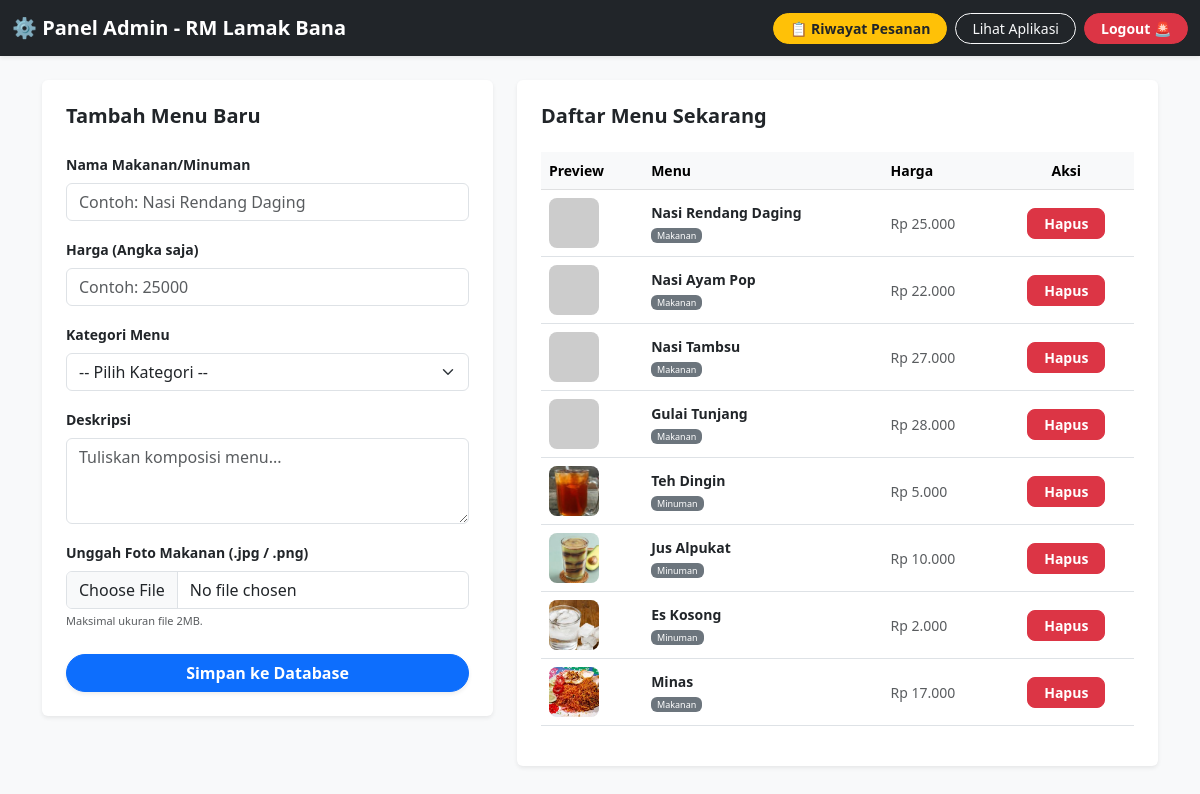
The page /admin.php (signed in) on the database its author committed.
### tables this page shows
CREATE TABLE `menu` (
  `id` int(11) NOT NULL,
  `nama_menu` varchar(100) NOT NULL,
  `harga` int(11) NOT NULL,
  `deskripsi` text NOT NULL,
  `kategori` enum('makanan','minuman') DEFAULT 'makanan',
  `foto` varchar(255) NOT NULL
);

### admin.php (the view, shortened to what this page needs)
<?php
include 'koneksi.php';
$ambil_data = mysqli_query($konek, "SELECT * FROM menu");
?>
<!DOCTYPE html>
<html lang="id">
<head>
    <link href="https://cdn.jsdelivr.net/npm/bootstrap@5.3.0/dist/css/bootstrap.min.css" rel="stylesheet">
</head>
<body class="bg-light">
    <nav class="navbar navbar-dark bg-dark mb-4 shadow-sm">
        <div class="container-fluid">
            <span class="navbar-brand fw-bold">⚙️ Panel Admin - RM Lamak Bana</span>
            <div class="d-flex align-items-center">
                <a href="laporan_pesanan.php" class="btn btn-warning btn-sm rounded-pill px-3 me-2 fw-bold text-dark">📋 Riwayat Pesanan</a>
                <a href="index.php" class="btn btn-outline-light btn-sm rounded-pill px-3 me-2">Lihat Aplikasi</a>
                <a href="logout.php" class="btn btn-danger btn-sm rounded-pill px-3 fw-bold" onclick="return confirm('Apakah Anda yakin ingin keluar?')">Logout 🚨</a>
            </div>
        </div>
    </nav>
    <div class="container">
        <div class="row g-4">
            <div class="col-md-5">
                <div class="card shadow-sm border-0">
                    <div class="card-body p-4">
                        <h5 class="fw-bold mb-4">Tambah Menu Baru</h5>
                        <form action="admin.php" method="POST" enctype="multipart/form-data">
                            <div class="mb-3">
                                <label class="form-label small fw-bold">Nama Makanan/Minuman</label>
                                <input type="text" name="nama_menu" class="form-control" placeholder="Contoh: Nasi Rendang Daging" required>
                            </div>
                            <div class="mb-3">
                                <label class="form-label small fw-bold">Harga (Angka saja)</label>
                                <input type="number" name="harga" class="form-control" placeholder="Contoh: 25000" required>
                            </div>
                            <div class="mb-3">
                                <label class="form-label small fw-bold">Kategori Menu</label>
                                <select name="kategori" class="form-select" required>
                                    <option value="" disabled selected>-- Pilih Kategori --</option>
                                </select>
                            </div>
                            <div class="mb-3">
                                <label class="form-label small fw-bold">Deskripsi</label>
                                <textarea name="deskripsi" class="form-control" rows="3" placeholder="Tuliskan komposisi menu..." required></textarea>
                            </div>
                            <div class="mb-4">
                                <label class="form-label small fw-bold">Unggah Foto Makanan (.jpg / .png)</label>
                                <input type="file" name="foto_menu" class="form-control" accept="image/*" required>
                                <div class="form-text" style="font-size: 11px;">Maksimal ukuran file 2MB.</div>
                            </div>
                            <button type="submit" name="tambah_menu" class="btn btn-primary w-100 fw-bold rounded-pill shadow-sm">
                                Simpan ke Database
                            </button>
                        </form>
                    </div>
                </div>
            </div>
            <div class="col-md-7">
                <div class="card shadow-sm border-0">
                    <div class="card-body p-4">
                        <h5 class="fw-bold mb-4">Daftar Menu Sekarang</h5>
                        <div class="table-responsive">
                            <table class="table table-hover align-middle small">
                                <thead class="table-light">
                                    <tr>
                                        <th>Preview</th>
                                        <th>Menu</th>
                                        <th>Harga</th>
                                        <th class="text-center">Aksi</th>
                                    </tr>
                                </thead>
                                <tbody>
                                    <?php while($menu = mysqli_fetch_assoc($ambil_data)) { ?>
                                    <tr>
                                        <td>
                                            <img src="<?php echo $menu['foto']; ?>" style="width: 50px; height: 50px; object-fit: cover; border-radius: 8px;" onerror="this.src='https://placehold.co/50x50?text=No+Img'">
                                        </td>
                                        <td class="fw-bold">
                                            <?php echo $menu['nama_menu']; ?>
                                            <br><small class="badge bg-secondary text-capitalize" style="font-size: 9px; font-weight: normal;"><?php echo isset($menu['kategori']) ? $menu['kategori'] : '-'; ?></small>
                                        </td>
                                        <td class="text-muted">Rp <?php echo number_format($menu['harga'], 0, ',', '.'); ?></td>
                                        <td class="text-center">
                                            <a href="admin.php?hapus=<?php echo $menu['id']; ?>" class="btn btn-danger btn-sm rounded-3 px-3 fw-bold" onclick="return confirm('Hapus menu <?php echo $menu['nama_menu']; ?>?')">
                                                Hapus
                                            </a>
                                        </td>
                                    </tr>
                                    <?php } ?>
                                </tbody>
                            </table>
                        </div>
                    </div>
                </div>
            </div>
        </div>
    </div>
</body>
</html>

### rows shown on the page
menu: nama_menu "Nasi Rendang Daging", kategori "Makanan", harga "25.000"
menu: nama_menu "Nasi Ayam Pop", kategori "Makanan", harga "22.000"
menu: nama_menu "Nasi Tambsu", kategori "Makanan", harga "27.000"
menu: nama_menu "Gulai Tunjang", kategori "Makanan", harga "28.000"
menu: foto (picture), nama_menu "Teh Dingin", kategori "Minuman", harga "5.000"
menu: foto (picture), nama_menu "Jus Alpukat", kategori "Minuman", harga "10.000"
menu: foto (picture), nama_menu "Es Kosong", kategori "Minuman", harga "2.000"
menu: foto (picture), nama_menu "Minas", kategori "Makanan", harga "17.000"
